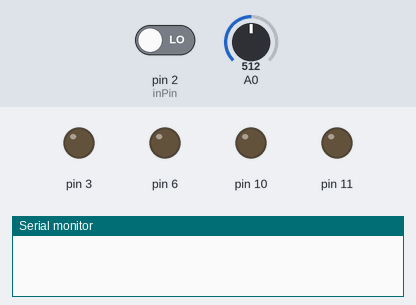
Recording of a sketch running on a simulated Arduino Uno, built with avr-gcc and run on an emulated ATmega328P. On the bench: output pins drawn as LEDs (lit = HIGH), the last lines printed to the serial monitor. The inputs (shaded band) are chosen by the test bench; at power-on: pin 2 (inPin) LOW, A0 = 512.

Above: at 1.2 s.
1.3 s: pin 2 (inPin) driven HIGH
At 2.5 s:
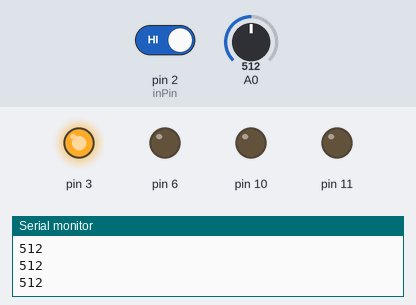
2.9 s: A0 set to 495
4.4 s: A0 set to 465
At 5.2 s:
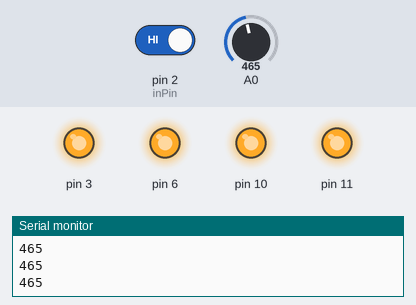
6.1 s: A0 set to 490
At 6.6 s:
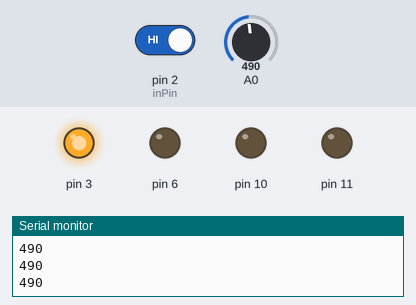
7.7 s: A0 set to 470
At 9.1 s:
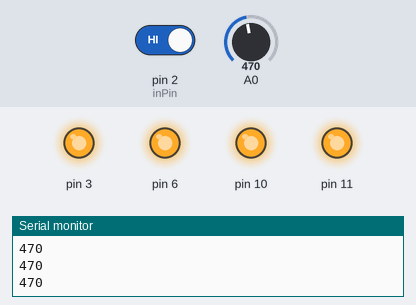
Timing chart, 0 to 10.3 s (numbered marks = the images above; inputs shaded):
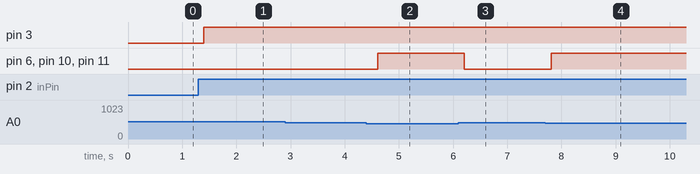

Measured:
- the behaviour switches between 480 and 479 on A0 (found by bisection; images 1 and 2)
- after the input at 1.3 s, pin 3: LOW → HIGH after 0.10 s
- after the input at 4.4 s, pin 6, pin 10, pin 11: LOW → HIGH after 0.21 s
- after the input at 6.1 s, pin 6, pin 10, pin 11: HIGH → LOW after 0.11 s
- after the input at 7.7 s, pin 6, pin 10, pin 11: LOW → HIGH after 0.11 s

The sketch:

beee_project.ino
```cpp
int inPin=2;
int a=0;
void setup()
{
  Serial.begin(9600);
   pinMode(11,OUTPUT);
   pinMode(10,OUTPUT);
   pinMode(6,OUTPUT);
   pinMode(3,OUTPUT);
  pinMode(inPin,INPUT);
}
void loop()
{
int sensorValue=analogRead(A0);
 int reading=digitalRead(inPin);
  if(reading == HIGH)
  { a++;}
  if(a%2!=0)
  {
    Serial.println(sensorValue);
  delay(100);
  if(sensorValue < 480)
  {
    digitalWrite(11,HIGH);
    digitalWrite(10,HIGH);
    digitalWrite(6,HIGH);
    digitalWrite(3,HIGH);
    delay(100);

  }
  else
  {
    digitalWrite(3, HIGH);
    digitalWrite(11,LOW);
    digitalWrite(10,LOW);
    digitalWrite(6,LOW);
    delay(100);
  }
  }
  else if(reading==LOW)
  {
    digitalWrite(3, LOW);
    digitalWrite(11,LOW);
    digitalWrite(10,LOW);
    digitalWrite(6,LOW);

  }
}
```
